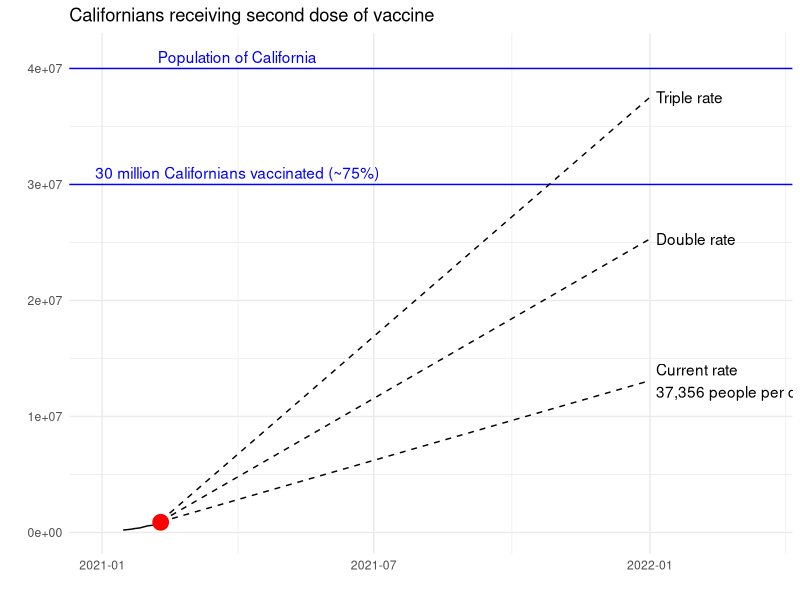

This chart was generated by the following R code:
library(tidyverse)
library(lubridate)
library(glue)

cdc.time = read_csv('vax/cdc-vacccinations-timeseries.csv')

ca.cdc = cdc.time %>% 
  filter(name == 'California')

ca.cdc

ca.admin = ca.cdc %>% 
  arrange(date) %>% 
  select(date, administered_dose2)

ca.admin

curr.vax = ca.admin %>% 
  filter(date == max(date)) %>% 
  pull(administered_dose2)

curr.date = ca.admin %>% 
  filter(date == max(date)) %>% 
  pull(date)

l7day.rate = ca.admin %>% 
  tail(7) %>% 
  select(administered_dose2) %>% 
  summarise(
    lo = min(administered_dose2),
    hi = max(administered_dose2)
  ) %>% 
  summarise(
    avg = (hi - lo) / 7
  ) %>% 
  pull()

l7day.rate

proj = tibble(
  date = seq(curr.date, ymd('2022-01-01'), by = 'days'),
) %>% 
  mutate(
    curr.rate = curr.vax + row_number() * l7day.rate,
    double.rate = curr.vax + row_number() * l7day.rate * 2,
    triple.rate = curr.vax + row_number() * l7day.rate * 3,
  )

proj


ca.admin %>% 
  ggplot(aes(date, administered_dose2)) +
  geom_hline(yintercept = 30000000, color = 'blue') +
  annotate('text', x = ymd('2021-04-01'), y = 31000000, label = '30 million Californians vaccinated (~75%)', color = 'blue') +
  geom_hline(yintercept = 40000000, color = 'blue') +
  annotate('text', x = ymd('2021-04-01'), y = 41000000, label = 'Population of California', color = 'blue') +
  geom_line() +
  geom_line(data = proj, aes(y = curr.rate), linetype = 2) +
  geom_line(data = proj, aes(y = double.rate), linetype = 2) +
  geom_line(data = proj, aes(y = triple.rate), linetype = 2) +
  annotate('text', x = ymd('2022-01-05'), y = max(proj$curr.rate), label = 'Current rate\n37,356 people per day', hjust = 'left') +
  annotate('text', x = ymd('2022-01-05'), y = max(proj$double.rate), label = 'Double rate', hjust = 'left') +
  annotate('text', x = ymd('2022-01-05'), y = max(proj$triple.rate), label = 'Triple rate', hjust = 'left') +
  geom_point(
    data = . %>% 
      filter(date == max(date)),
    color = 'red',
    size = 5
  ) +
  labs( 
    title = 'Californians receiving second dose of vaccine',
    x = '',
    y = ''
  ) +
  scale_x_date(limits = c(ymd('2021-01-01', '2022-03-15'))) +
  theme_minimal()
  
